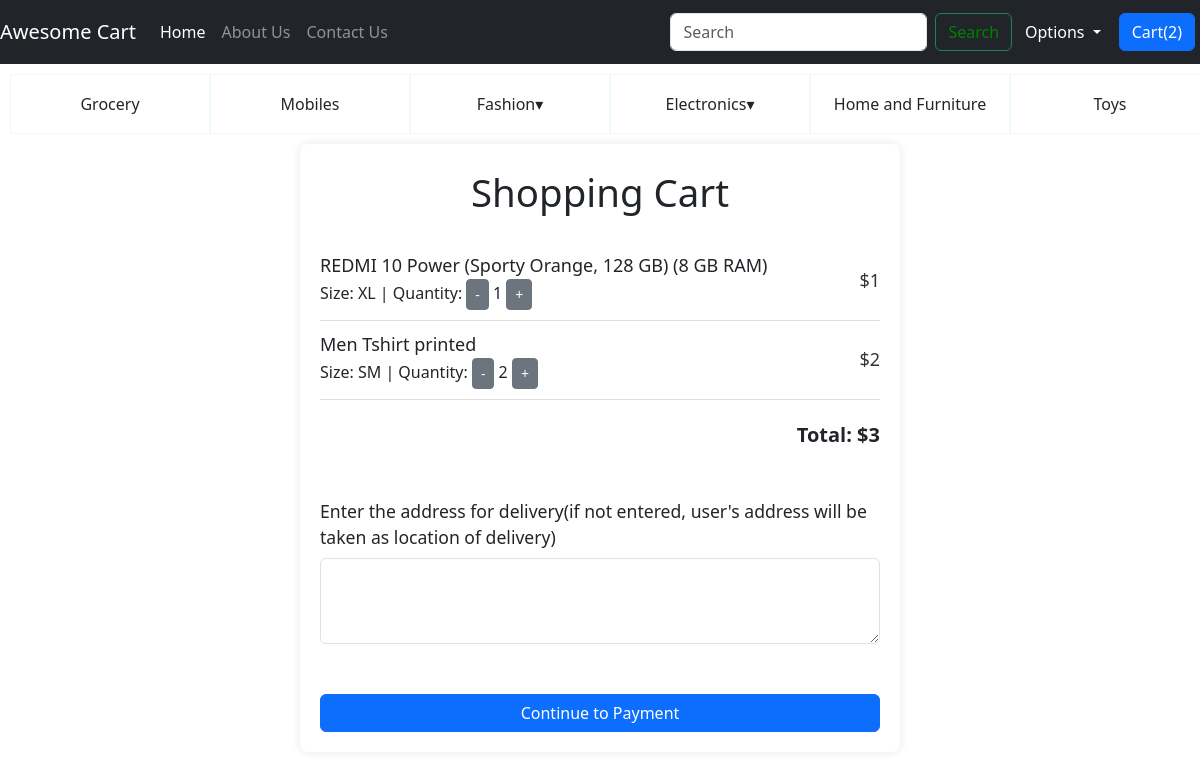
Screenshot of /shop/cart/ (signed in) with the database file from the repository.
### shop/models.py (models this page shows, shortened)
class UserRegistration(models.Model):
    user_id = models.AutoField(primary_key=True)
    user_name = models.CharField(max_length=16)
    password = models.CharField(max_length=16)
    email = models.CharField(max_length=16)
    phone_no = models.CharField(max_length=15)
    user_address = models.CharField(max_length=80)
    joined_date = models.DateField(auto_now_add=True)
    is_seller = models.BooleanField(default=False)
    is_prime = models.BooleanField(default=False)
    is_active = models.BooleanField(default=True)

class Category(models.Model):
    def product_directory_path(instance, filename):
        return f'shop/images/{instance.category_name}/{filename}'
    category_id = models.AutoField(primary_key=True)
    category_name = models.CharField(max_length=30)
    category_image = models.ImageField(upload_to=product_directory_path, null=True)
    created_by = models.ForeignKey(settings.AUTH_USER_MODEL, on_delete=models.CASCADE, related_name='category_created_by', editable=False, null=True, blank=True)
    created = models.DateTimeField(auto_now_add=True)
    modified = models.DateTimeField(auto_now=True)
    modified_by = models.ForeignKey(settings.AUTH_USER_MODEL, on_delete=models.CASCADE, related_name='category_modified_by', editable=False, null=True, blank=True)
    level = models.PositiveIntegerField(default=0, editable=False)
    parent_category = models.ForeignKey("self", on_delete=models.CASCADE, null=True)

class CartItem(models.Model):
    id = models.AutoField(primary_key=True)
    cart_id = models.ForeignKey(Cart, on_delete=models.CASCADE, null=True)
    product_id = models.ForeignKey(Product, on_delete=models.CASCADE, null=True)
    quantity = models.PositiveIntegerField(default=1)
    size = models.CharField(max_length=5, null=True, blank=True)
    def get_total_price(self):
        return self.quantity * self.product_id.price

class Product(models.Model):
    def product_directory_path(instance, filename):
        return f'shop/images/{instance.product_name}/{filename}'
    product_id = models.AutoField(primary_key=True)
    product_name = models.CharField(max_length=50)
    price = models.IntegerField(null=False)
    description = models.TextField(max_length=900)
    category_id = models.ForeignKey(Category, on_delete=models.CASCADE, null=True)
    merchant_id = models.ForeignKey(Merchant, on_delete=models.CASCADE, null=True)
    brand_id = models.ForeignKey(Brand, on_delete=models.CASCADE, null=True)
    product_image = models.ImageField(upload_to=product_directory_path, null=True)
    created_by = models.ForeignKey(settings.AUTH_USER_MODEL, on_delete=models.CASCADE, related_name='product_created_by', editable=False, null=True, blank=True)
    created = models.DateTimeField(auto_now_add=True, null=True)
    modified_by = models.ForeignKey(settings.AUTH_USER_MODEL, on_delete=models.CASCADE, related_name='product_modified_by', editable=False, null=True, blank=True)
    modified = models.DateTimeField(null=True, blank=True)

class Cart(models.Model):
    cart_id = models.AutoField(primary_key=True)
    user_id = models.ForeignKey(UserRegistration, on_delete=models.CASCADE, null=True)
    is_paid = models.BooleanField(default=False)
    created_at = models.DateTimeField(auto_now_add=True, null=True)
    total_price = models.DecimalField(max_digits=10, decimal_places=2, null=True)
    def get_total_price(self):
        return sum(item.get_total_price() for item in self.cartitem_set.all())

### shop/views.py (the view)
# urls.py: path('cart/', views.view_cart, name='view_cart'),
@never_cache
def view_cart(request):
    if 'email' in request.session:
        user_email = request.session['email']
        user = UserRegistration.objects.filter(email=user_email).first()
        cart = Cart.objects.filter(user_id=user, is_paid=False).first()
        if cart:
            items = CartItem.objects.filter(cart_id=cart)
        else:
            items = []
        return render(request, 'shop/cart.html', {'items': items, 'cart' : cart})
    return redirect('/')

### shop/context_processors.py (called while the page is built)
def session_data(request):
    email = request.session.get('email')
    user_registration = None
    if email:
        user_registration = UserRegistration.objects.filter(email=email).first()
    return {
        'email': email,
        'user_registration': user_registration,
    }

def categories_processor(request):
    root_categories = Category.objects.filter(parent_category__isnull=True)
    level1_category_items = Category.objects.filter(level=1)
    level2_category_items = Category.objects.filter(level=2)
    level1_category = {}
    level2_category = {}
    for category in root_categories:
        level1_category[category] = Category.objects.filter(parent_category=category)
    for category in level1_category_items:
        level2_category[category] = Category.objects.filter(parent_category=category)
    return {
        'root_categories': root_categories,
        'level1_category': level1_category,
        'level2_category': level2_category
    }

### shop/templatetags/custom_filters.py (called while the page is built)
@register.filter(name='get_item')
def get_item(dictionary, key):
    return dictionary.get(key)

@register.filter
def get_cart_item_count(user_registration):
    if user_registration:
        return CartItem.objects.filter(cart_id__is_paid=False, cart_id__user_id=user_registration).count()
    return 0

### shop/templates/shop/cart.html (shortened to what this page needs)
{% extends 'shop/basic.html' %}
{% load static %}
{% block css %}
<link rel="stylesheet" href="{% static 'css/cart.css' %}">
{% endblock %}
{% load custom_filters %}
{% block body %}
<div class="container">
    <div class="cart-container">
        <div class="cart-header">Shopping Cart</div>
        {% if items %}
        {% for item in items %}
        <div class="cart-item">
            <div class="item-info">
                <div class="item-name">{{ item.product_id.product_name }}</div>
                <div class="item-details">Size: {{ item.size }} | Quantity:
                    <form method="post" action="{% url 'shop:update_quantity' item.id 'decrease' %}" class="d-inline">
                        <button type="submit" class="btn btn-sm btn-secondary">-</button>
                    </form>
                    {{ item.quantity }}
                    <form method="post" action="{% url 'shop:update_quantity' item.id 'increase' %}" class="d-inline">
                        <button type="submit" class="btn btn-sm btn-secondary">+</button>
                    </form>
                </div>
            </div>
            <div class="item-price">${{ item.get_total_price }}</div>
        </div>
        {% endfor %}
        <div class="total-price">
            Total: ${{ cart.get_total_price }}
        </div>
        <div>
            <form method="post" action="{% url 'shop:create_payment' cart.cart_id %}">
                <div class="mb-3 mt-5">
                    <label for="address" class="form-label">Enter the address for delivery(if not entered, user's address will be taken as location of delivery)</label>
                    <textarea class="form-control" id="address" name="address" rows="3"></textarea>
                </div>
                <button type="submit" id="checkout" class="btn btn-primary">
                    Continue to Payment
                </button>
            </form>
        </div>
        {% else %}
        <div class="cart-item empty-cart-animation">
            Your cart is empty.
        </div>
        {% endif %}
    </div>
</div>
{% endblock %}

### shop/templates/shop/basic.html (shortened to what this page needs)
<!DOCTYPE html>
<html lang="en">
{% load static %}
<head>
    <link rel="stylesheet" href="https://stackpath.bootstrapcdn.com/bootstrap/4.2.1/css/bootstrap.min.css"
>
    <link href="https://cdn.jsdelivr.net/npm/bootstrap@5.3.3/dist/css/bootstrap.min.css" rel="stylesheet">
    <link rel="stylesheet" href="{% static 'css/basic.css' %}">
    {% block css %}{% endblock %}
</head>
{% load custom_filters %}
<body>
    <nav class="navbar navbar-expand-lg navbar-dark bg-dark">
        <a class="navbar-brand" href="/shop/index">Awesome Cart</a>
        <div class="collapse navbar-collapse" id="navbarSupportedContent">
            <ul class="navbar-nav mr-auto">
                <li class="nav-item active">
                    <a class="nav-link" href="/shop/index">Home <span class="sr-only">(current)</span></a>
                </li>
                <li class="nav-item">
                    <a class="nav-link" href="/shop/about">About Us</a>
                </li>
                <li class="nav-item">
                    <a class="nav-link" href="/shop/contact">Contact Us</a>
                </li>
            </ul>
            <form method="get" class="form-inline my-2 my-lg-0">
                <input class="form-control mr-sm-2" type="search" placeholder="Search" aria-label="Search" name="search" id="search">
                <button id="searchBtn" class="btn btn-outline-success my-2 my-sm-0" type="submit"><a id="searchAnchorTag">Search</a></button>
            </form>
            <ul class="navbar-nav">
                <li class="nav-item dropdown">
                <button class="btn btn-dark dropdown-toggle" data-bs-toggle="dropdown" aria-expanded="false">
                    Options
                </button>
                </li>
            </ul>
            <a href="/shop/cart" class="btn btn-primary" style="margin: 5px;">Cart(<span id="cart">{{user_registration|get_cart_item_count }}</span>)</a>
        </div>
    </nav>
    <div class="row">
        <ul class="mainUl">
            {% for root_category in root_categories %}
            <li class="col col-basic">
                {% if level1_category|get_item:root_category %}
                <div class="dropdown">
                    <a class="dropbtn">{{ root_category.category_name }}&#x25BE;</a>
                </div>
                {% else %}
                {{ root_category.category_name }}
                {% endif %}
            </li>
            {% endfor %}
        </ul>
    </div>
    {% block body %} {% endblock %}
</body>
</html>

### shop/static/css/basic.css (style rules this page uses)
* { margin: 0; padding: 0; box-sizing: border-box; }
.mainUl { display: flex; flex-direction: row; flex-wrap: wrap; margin: 10px; list-style-type: none; }
.col-basic { display: flex; flex-direction: row; flex-wrap: wrap; border: 1px solid aliceblue; justify-content: center; align-items: center; min-height: 60px; }
.dropdown { position: relative; display: block; }
.dropbtn { font-size: 16px; border: none; cursor: pointer; }
#searchAnchorTag { text-decoration: none; color: green; }

### shop/static/css/cart.css (style rules this page uses)
.container { display: flex; justify-content: center; }
.cart-container { background-color: #fff; padding: 20px; box-shadow: 0 0 10px rgba(0, 0, 0, 0.1); border-radius: 8px; width: 80%; max-width: 600px; }
.cart-header { font-size: 24px; display: flex; justify-content: center; margin-bottom: 20px; font-size: 2.4rem; }
.cart-item { display: flex; justify-content: space-between; align-items: center; padding: 10px 0; border-bottom: 1px solid #ddd; }
.item-name { font-size: 18px; }
.item-price { font-size: 18px; color: #333; }
.total-price { font-size: 20px; text-align: right; margin-top: 20px; font-weight: bold; }
.form-label { font-size: 1.1rem; }
#checkout { display: flex; justify-content: center; margin-top: 50px; width: 100%; }

### rows the page displays
UserRegistration: user_id "2"
Category: category_name "Grocery"
Category: category_name "Mobiles"
Category: category_name "Fashion"
Category: category_name "Electronics"
Category: category_name "Home and Furniture"
Category: category_name "Toys"
CartItem: product_id.product_name "REDMI 10 Power (Sporty Orange, 128 GB) (8 GB RAM)", size "XL", quantity "1", get_total_price "1"
CartItem: product_id.product_name "Men Tshirt printed", size "SM", quantity "2", get_total_price "2"
Cart: get_total_price "3"
